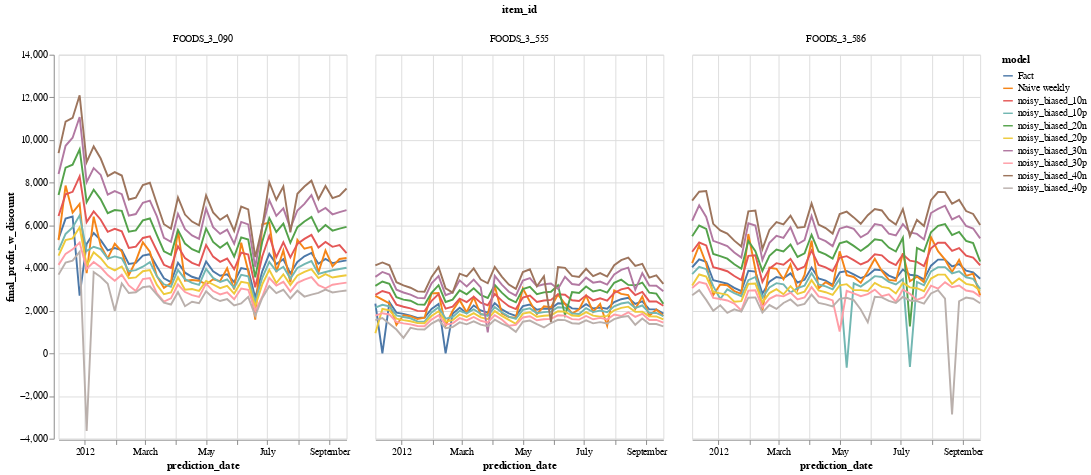

The cell this chart's notebook holds for it:
### Code cell
alt.data_transformers.disable_max_rows()

alt.Chart(result_weekly.reset_index()).mark_line().encode(
    x='prediction_date:T',
    y=alt.Y('final_profit_w_discount:Q',scale=alt.Scale(zero=True)),
    color=alt.Color('model:N'),
    #row='model:N',
    column='item_id:N'
).properties(width=300, height=400)#.interactive()

### Figure 1 — Vega-Lite specification as saved in the notebook (floating-point values rounded to 4 significant figures; data arrays with more than 128 entries replaced by an {"elided": "..."} marker saying what was removed)
{"config": {"view": {"continuousWidth": 400, "continuousHeight": 300}}, "data": {"name": "data-c7cd5767323138e819a9d07fba1940ec"}, "mark": "line", "encoding": {"color": {"type": "nominal", "field": "model"}, "column": {"type": "nominal", "field": "item_id"}, "x": {"type": "temporal", "field": "prediction_date"}, "y": {"type": "quantitative", "field": "final_profit_w_discount", "scale": {"zero": true}}}, "height": 400, "width": 300, "$schema": "https://vega.github.io/schema/vega-lite/v4.8.1.json", "datasets": {"data-c7cd5767323138e819a9d07fba1940ec": {"elided": "1260 records"}}}
